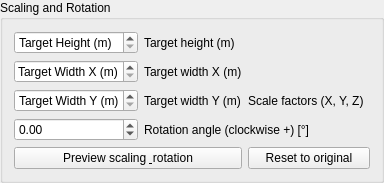
        <widget class="QGroupBox" name="groupBox">
         <property name="title">
          <string>Scaling and Rotation</string>
         </property>
         <layout class="QGridLayout" name="gridLayout_2">
          <item row="4" column="2" colspan="2">
           <widget class="QPushButton" name="btnResetTransform">
            <property name="toolTip">
             <string>Reset scaling and rotation to the original dimensions and remove preview.</string>
            </property>
            <property name="text">
             <string>Reset to original</string>
            </property>
           </widget>
          </item>
          <item row="2" column="0">
           <widget class="QDoubleSpinBox" name="spinTargetWidthY">
            <property name="toolTip">
             <string>Desired tree width in Y direction after scaling (meters).</string>
            </property>
            <property name="specialValueText">
             <string>Target Width Y (m)</string>
            </property>
            <property name="maximum">
             <double>250.000000000000000</double>
            </property>
           </widget>
          </item>
          <item row="0" column="0">
           <widget class="QDoubleSpinBox" name="spinTargetHeight">
            <property name="toolTip">
             <string>Desired tree height after scaling (meters).</string>
            </property>
            <property name="specialValueText">
             <string>Target Height (m)</string>
            </property>
            <property name="maximum">
             <double>250.000000000000000</double>
            </property>
           </widget>
          </item>
          <item row="2" column="1">
           <widget class="QLabel" name="label_35">
            <property name="toolTip">
             <string>Desired tree width in Y direction after scaling (meters).</string>
            </property>
            <property name="text">
             <string>Target width Y (m)</string>
            </property>
           </widget>
          </item>
          <item row="3" column="1" colspan="3">
           <widget class="QLabel" name="label">
            <property name="toolTip">
             <string>Rotation angle in degrees. Positive = clockwise, negative = counter‑clockwise.</string>
            </property>
            <property name="text">
             <string>Rotation angle (clockwise +) [°]</string>
            </property>
           </widget>
          </item>
          <item row="3" column="0">
           <widget class="QDoubleSpinBox" name="spinRotation">
            <property name="toolTip">
             <string>Rotation angle in degrees. Positive = clockwise, negative = counter‑clockwise.</string>
            </property>
            <property name="minimum">
             <double>-360.000000000000000</double>
            </property>
            <property name="maximum">
             <double>360.000000000000000</double>
            </property>
            <property name="singleStep">
             <double>1.000000000000000</double>
            </property>
           </widget>
          </item>
          <item row="0" column="1">
           <widget class="QLabel" name="label_33">
            <property name="toolTip">
             <string>Desired tree height after scaling (meters).</string>
            </property>
            <property name="text">
             <string>Target height (m)</string>
            </property>
           </widget>
          </item>
          <item row="1" column="1">
           <widget class="QLabel" name="label_34">
            <property name="toolTip">
             <string>Desired tree width in X direction after scaling (meters).</string>
            </property>
            <property name="text">
             <string>Target width X (m)</string>
            </property>
           </widget>
          </item>
          <item row="4" column="0" colspan="2">
           <widget class="QPushButton" name="btnPreviewScale">
            <property name="toolTip">
             <string>Apply scaling and rotation and show a preview point cloud (downsampled for performance).</string>
            </property>
            <property name="text">
             <string>Preview scaling &amp; rotation</string>
            </property>
           </widget>
          </item>
          <item row="2" column="2">
           <widget class="QLabel" name="lblScaleFactor">
            <property name="text">
             <string>Scale factors (X, Y, Z)</string>
            </property>
           </widget>
          </item>
          <item row="1" column="0">
           <widget class="QDoubleSpinBox" name="spinTargetWidthX">
            <property name="toolTip">
             <string>Desired tree width in X direction after scaling (meters).</string>
            </property>
            <property name="specialValueText">
             <string>Target Width X (m)</string>
            </property>
            <property name="maximum">
             <double>250.000000000000000</double>
            </property>
           </widget>
          </item>
         </layout>
        </widget>
